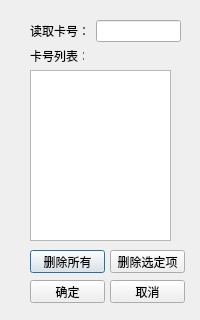
<?xml version="1.0" encoding="UTF-8"?>
<ui version="4.0">
 <class>CDlgReadCardID</class>
 <widget class="QDialog" name="CDlgReadCardID">
  <property name="geometry">
   <rect>
    <x>0</x>
    <y>0</y>
    <width>200</width>
    <height>320</height>
   </rect>
  </property>
  <property name="minimumSize">
   <size>
    <width>200</width>
    <height>320</height>
   </size>
  </property>
  <property name="maximumSize">
   <size>
    <width>200</width>
    <height>320</height>
   </size>
  </property>
  <property name="windowTitle">
   <string>读取要授权的卡号</string>
  </property>
  <widget class="QLabel" name="label">
   <property name="geometry">
    <rect>
     <x>30</x>
     <y>50</y>
     <width>54</width>
     <height>12</height>
    </rect>
   </property>
   <property name="text">
    <string>卡号列表：</string>
   </property>
  </widget>
  <widget class="QPushButton" name="btnDeleteAll">
   <property name="geometry">
    <rect>
     <x>30</x>
     <y>250</y>
     <width>75</width>
     <height>23</height>
    </rect>
   </property>
   <property name="text">
    <string>删除所有</string>
   </property>
  </widget>
  <widget class="QPushButton" name="btnDeleteSingle">
   <property name="geometry">
    <rect>
     <x>110</x>
     <y>250</y>
     <width>75</width>
     <height>23</height>
    </rect>
   </property>
   <property name="text">
    <string>删除选定项</string>
   </property>
  </widget>
  <widget class="QPushButton" name="btnOK">
   <property name="geometry">
    <rect>
     <x>30</x>
     <y>280</y>
     <width>75</width>
     <height>23</height>
    </rect>
   </property>
   <property name="toolTip">
    <string>无卡号，查询所有卡。</string>
   </property>
   <property name="text">
    <string>确定</string>
   </property>
  </widget>
  <widget class="QPushButton" name="btnCancel">
   <property name="geometry">
    <rect>
     <x>110</x>
     <y>280</y>
     <width>75</width>
     <height>23</height>
    </rect>
   </property>
   <property name="text">
    <string>取消</string>
   </property>
  </widget>
  <widget class="QListWidget" name="lstCardID">
   <property name="geometry">
    <rect>
     <x>30</x>
     <y>70</y>
     <width>141</width>
     <height>171</height>
    </rect>
   </property>
  </widget>
  <widget class="QWidget" name="">
   <property name="geometry">
    <rect>
     <x>30</x>
     <y>20</y>
     <width>151</width>
     <height>22</height>
    </rect>
   </property>
   <layout class="QHBoxLayout" name="horizontalLayout">
    <item>
     <widget class="QLabel" name="label_2">
      <property name="text">
       <string>读取卡号：</string>
      </property>
     </widget>
    </item>
    <item>
     <widget class="QLineEdit" name="edtCardID">
      <property name="readOnly">
       <bool>true</bool>
      </property>
     </widget>
    </item>
   </layout>
  </widget>
 </widget>
 <resources/>
 <connections/>
</ui>
